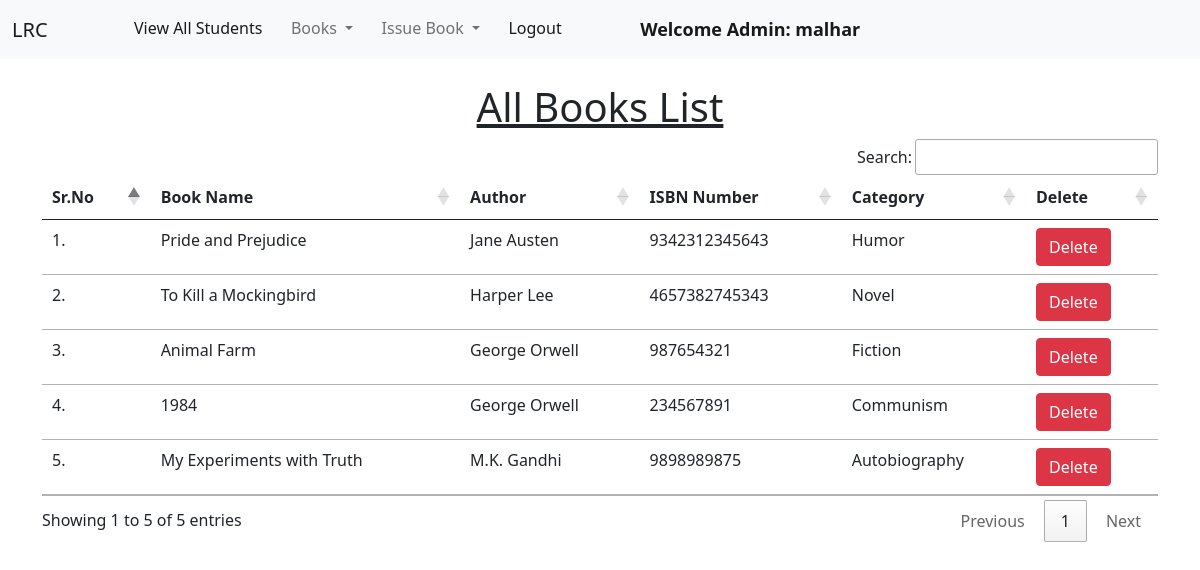
Page /view_books/ (signed in) on the earlier database version.
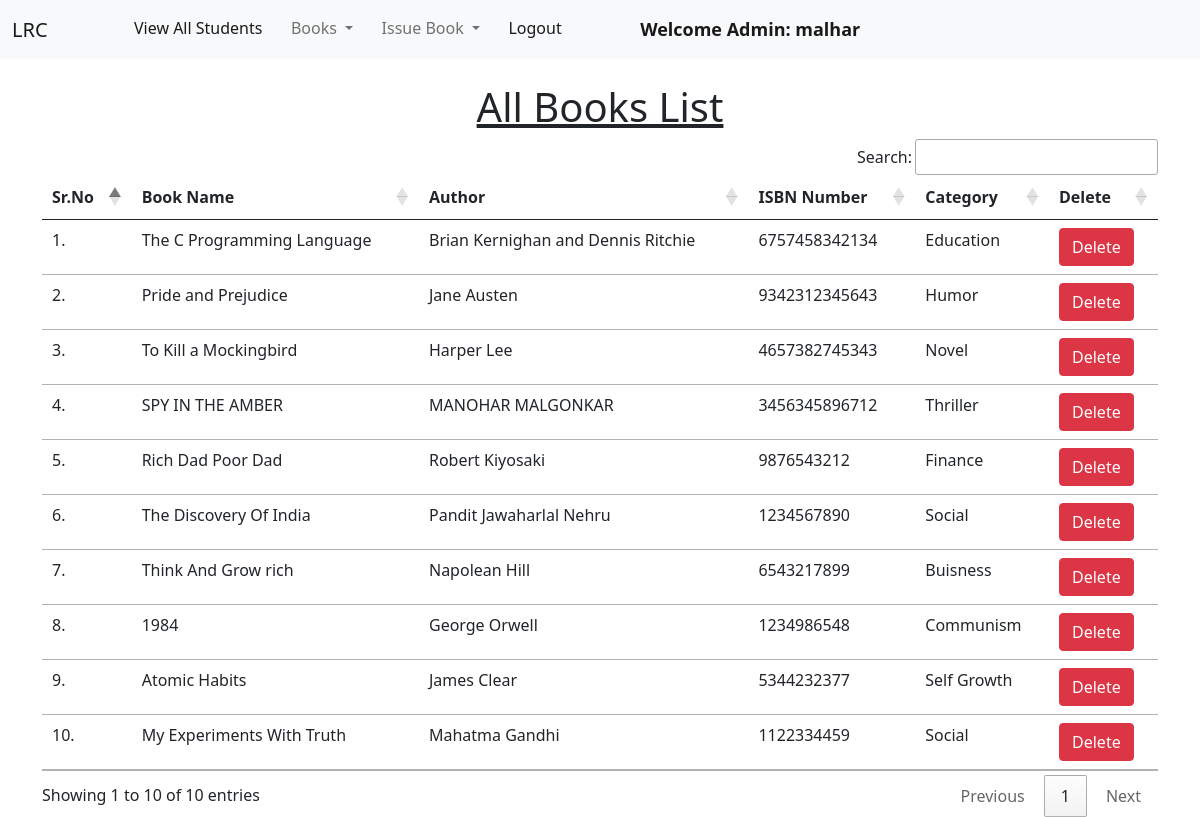
Same page on the later database version.
### library/models.py (models this page shows, shortened)
class Book(models.Model):
    name = models.CharField(max_length=200)
    author = models.CharField(max_length=200)
    isbn = models.PositiveIntegerField()
    category = models.CharField(max_length=50)

### library/views.py (the view)
# urls.py: path("view_books/", views.view_books, name="view_books"),
@login_required(login_url = '/admin_login')
def view_books(request):
    books = Book.objects.all()
    return render(request, "view_books.html", {'books':books})

### library/templates/view_books.html (shortened to what this page needs)
{% extends 'admin_navbar.html' %}
{% load static %}
{% block body %}
<div class="container mt-4">
    <h1 class="text-center"><u>All Books List</u></h1>
    <table class="table table-hover" id="example">
        <thead>
            <tr>
                <th>Sr.No</th>
                <th>Book Name</th>
                <th>Author</th>
                <th>ISBN Number</th>
                <th>Category</th>
                <th>Delete</th>
            </tr>
        </thead>
        <tbody>
            {% for book in books %}
            <tr>
                <td>{{forloop.counter}}.</td>
                <td>{{book.name}}</td>
                <td>{{book.author}}</td>
                <td>{{book.isbn}}</td>
                <td>{{book.category}}</td>
                <td><a href="/delete_book/{{book.id}}/" class="btn btn-danger" onclick="return confirm('Are you sure you want to delete this book?')">Delete</a></td>
            </tr>
            {% endfor %}
        </tbody>
    </table>
    </div>
{% endblock %}

### library/templates/admin_navbar.html (shortened to what this page needs)
<!doctype html>
<html lang="en">
  <head>
    <link href="https://cdn.jsdelivr.net/npm/bootstrap@5.1.0/dist/css/bootstrap.min.css" rel="stylesheet">
    <link rel="stylesheet" href="https://cdn.datatables.net/1.10.25/css/jquery.dataTables.min.css">
    <link rel="stylesheet" href="https://cdn.datatables.net/buttons/1.7.1/css/buttons.dataTables.min.css">
  </head>
  <body>
    <nav class="navbar navbar-expand-lg navbar-light bg-light">
        <div class="container-fluid">
          <a class="navbar-brand" href="#">LRC</a>
          <div class="collapse navbar-collapse" id="navbarSupportedContent">
            <ul class="navbar-nav me-auto mb-2 mb-lg-0">
              <li class="nav-item">
                <a class="nav-link active" aria-current="page" href="/view_students/">View All Students</a>
              </li>
              <li class="nav-item dropdown">
                <a class="nav-link dropdown-toggle" href="#" id="navbarDropdown" role="button" data-bs-toggle="dropdown" aria-expanded="false">
                  Books
                </a>
              </li>
              <li class="nav-item dropdown">
                <a class="nav-link dropdown-toggle" href="#" id="navbarDropdown" role="button" data-bs-toggle="dropdown" aria-expanded="false">
                  Issue Book
                </a>
              </li>
              <li class="nav-item">
                <a class="nav-link active" aria-current="page" href="/logout/">Logout</a>
              </li>
              <li class="nav-item">
                <a style="font-weight:600; font-family:'Segoe UI', Tahoma, Geneva, Verdana, sans-serif; font-size: large;" class="nav-link active" href="#">Welcome Admin: {{request.user}}</a>
              </li>
            </ul>
          </div>
        </div>
      </nav>
      {% block body %}
      {% endblock %}
  </body>
</html>

Differences in the rows shown:
removed Book: name "Animal Farm", author "George Orwell", isbn "987654321", category "Fiction"
removed Book: name "1984", author "George Orwell", isbn "234567891", category "Communism"
removed Book: name "My Experiments with Truth", author "M.K. Gandhi", isbn "9898989875", category "Autobiography"
added Book: name "The C Programming Language", author "Brian Kernighan and Dennis Ritchie", isbn "6757458342134", category "Education"
added Book: name "SPY IN THE AMBER", author "MANOHAR MALGONKAR", isbn "3456345896712", category "Thriller"
added Book: name "Rich Dad Poor Dad", author "Robert Kiyosaki", isbn "9876543212", category "Finance"
added Book: name "The Discovery Of India", author "Pandit Jawaharlal Nehru", isbn "1234567890", category "Social"
added Book: name "Think And Grow rich", author "Napolean Hill", isbn "6543217899", category "Buisness"
added Book: name "1984", author "George Orwell", isbn "1234986548", category "Communism"
added Book: name "Atomic Habits", author "James Clear", isbn "5344232377", category "Self Growth"
added Book: name "My Experiments With Truth", author "Mahatma Gandhi", isbn "1122334459", category "Social"
Other differences:
text written by a page script: "Search: Showing 1 to 5 of 5 entries Previous 1 Next" → "Search: Showing 1 to 10 of 10 entries Previous 1 Next"
